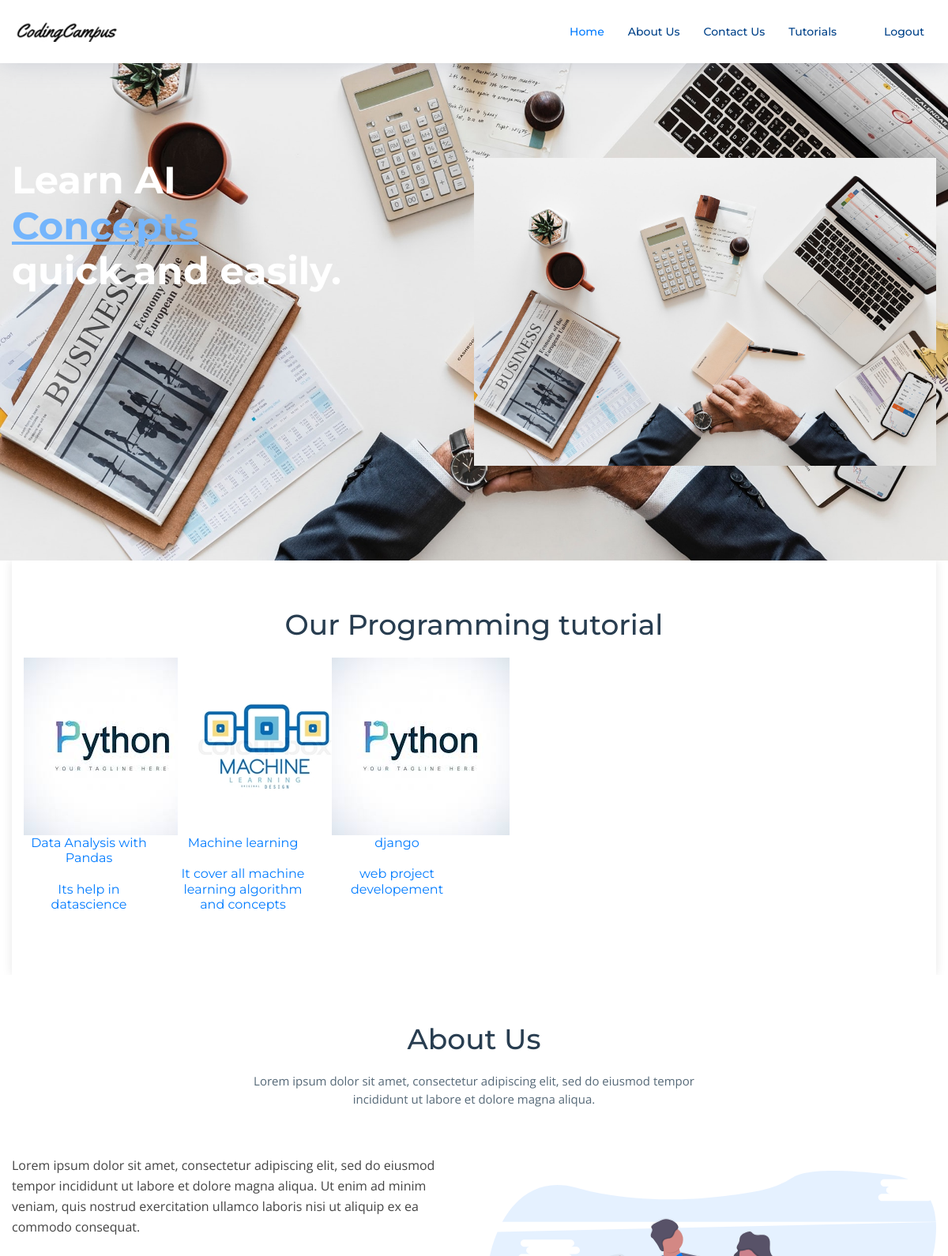
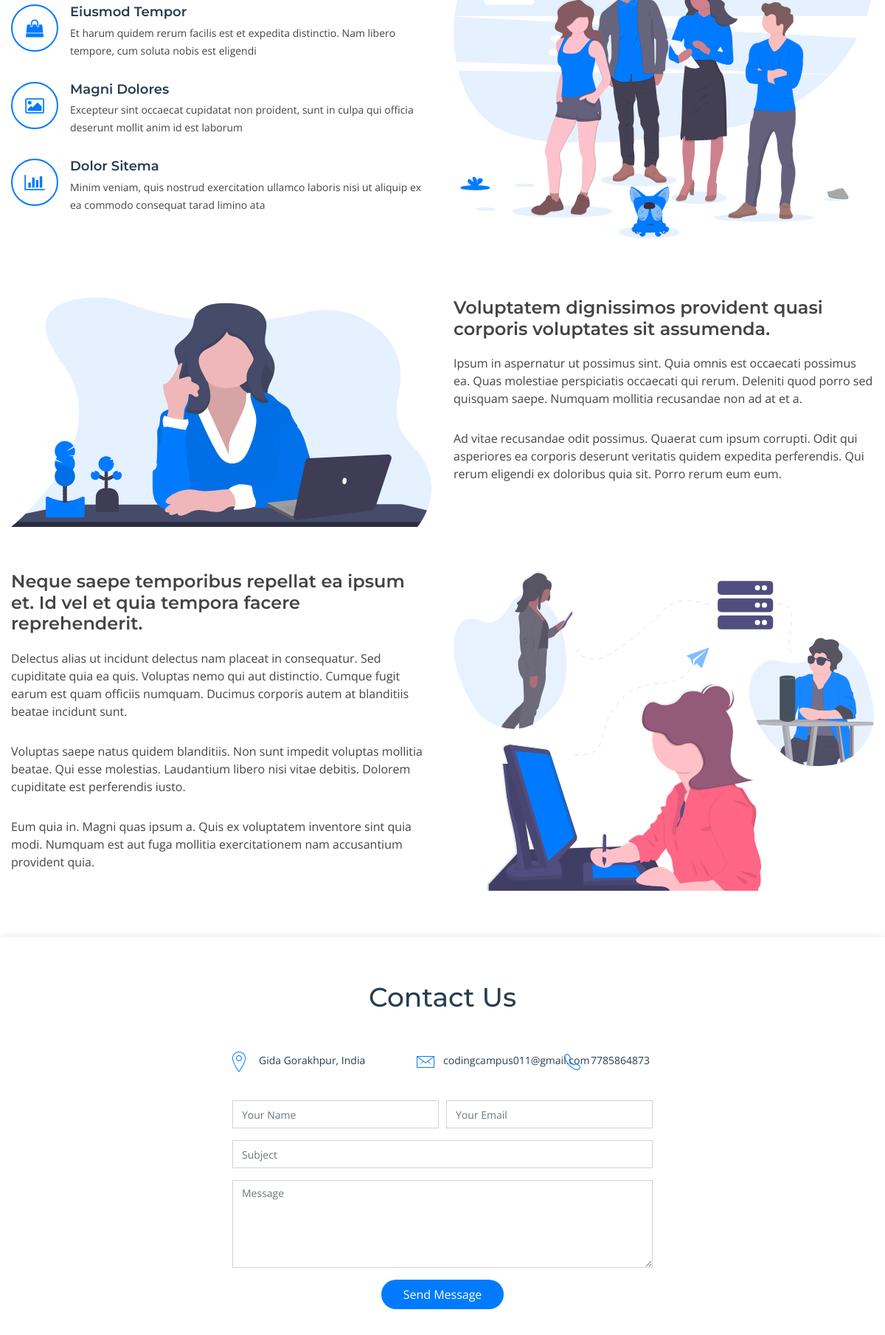
The page / (upper part) on the database its author committed (2 pictures, top to bottom).
### main/models.py (models this page shows, shortened)
class TutorialCategory(models.Model):
    tutorial_category = models.CharField(max_length=200)
    category_summary = models.CharField(max_length=200)
    category_slug = models.CharField(max_length=200, default=1)
    image_cat              = models.CharField(max_length=20, default='for image')
    class Meta:
        verbose_name_plural = "Categories"

### main/views.py (the view)
# urls.py: path("", views.homepage, name= "homepage"),
def homepage(request):
    return render(request = request,
                  template_name='main/categories.html',
                  context = {"categories":TutorialCategory.objects.all})

### main/templates/main/categories.html
{% extends 'main/header.html' %}
{% block content %}
<section id="portfolio" class="clearfix">
        <div class="container">
          <header class="section-header">
            <h3 class="section-title">Our Programming tutorial</h3>
          </header>
<div class="row">
{% for cat in categories  %}
<div class="col-md-2">
        <div class="single-popular-course mb-100 wow fadeInUp" data-wow-delay="250ms">
            <a href="{{cat.category_slug}}" target="_blank">
                <img src="/static/img/{{cat.image_cat}}.jpg" alt="">
                <h6 class="text-center">{{cat.tutorial_category}}</h6>
                <h6 class="text-center">{{cat.category_summary}}</h6>
            </a>
        </div>
    </div>
  {% endfor %}
</div>
</div>
</section>
{% endblock %}

### main/templates/main/header.html (shortened to what this page needs)
<!DOCTYPE html>
<html lang="en">
<head>
{% load staticfiles %}
  <link href="{% static 'lib/bootstrap/css/bootstrap.min.css' %}" rel="stylesheet">
  <link href="{% static 'lib/font-awesome/css/font-awesome.min.css' %}" rel="stylesheet">
  <link href="{% static 'lib/animate/animate.min.css' %}" rel="stylesheet">
  <link href="{% static 'lib/ionicons/css/ionicons.min.css' %}" rel="stylesheet">
  <link href="{% static 'lib/owlcarousel/assets/owl.carousel.min.css' %}" rel="stylesheet">
  <link href="{% static 'lib/lightbox/css/lightbox.min.css' %}" rel="stylesheet">
  <link href="{% static 'css/style.css' %}" rel="stylesheet">
</head>
<body>
  <header id="header" class="fixed-top">
    <div class="container">
      <div class="logo float-left">
        <a href="/" class="scrollto"><img src="/static/img/logo.jpg" alt="" class="img-fluid"></a>
      </div>
      <nav class="main-nav float-right d-none d-lg-block">
        <ul>
          <li class="active"><a href="/">Home</a></li>
          <li><a href="#about">About Us</a></li>
          <li><a href="#contact">Contact Us</a></li>
		      <li><a href="#portfolio">Tutorials</a></li>
		  {% if user.is_authenticated %}
		  <li><a href="/account">{{user.username|title}}</a></li>
		  <li><a href="/logout">Logout</a></li>
		  {% else %}
		  <li><a href="/account">{{user.username|title}}</a></li>
		  <li><a href="/logout">Logout</a></li>
		  {% endif %}
      </ul>
      </nav>
    </div>
  </header>
  <section id="intro" class="clearfix">
    <div class="container">
      <div class="intro-img">
        <img src="img/ashu.jpg" alt="" class="img-fluid">
      </div>
      <div class="intro-info">
        <h2>Learn AI<br><span>Concepts</span><br>quick and easily.</h2>
      </div>
    </div>
  </section>
  <div class="container">
    {% block content %}
    {% endblock %}
  </div>
    <section id="about">
      <div class="container">
        <header class="section-header">
          <h3>About Us</h3>
          <p>Lorem ipsum dolor sit amet, consectetur adipiscing elit, sed do eiusmod tempor incididunt ut labore et dolore magna aliqua.</p>
        </header>
        <div class="row about-container">
          <div class="col-lg-6 content order-lg-1 order-2">
            <p>
              Lorem ipsum dolor sit amet, consectetur adipiscing elit, sed do eiusmod tempor incididunt ut labore et dolore magna aliqua. Ut enim ad minim veniam, quis nostrud exercitation ullamco laboris nisi ut aliquip ex ea commodo consequat.
            </p>
            <div class="icon-box wow fadeInUp">
              <div class="icon"><i class="fa fa-shopping-bag"></i></div>
              <h4 class="title"><a href="">Eiusmod Tempor</a></h4>
              <p class="description">Et harum quidem rerum facilis est et expedita distinctio. Nam libero tempore, cum soluta nobis est eligendi</p>
            </div>
            <div class="icon-box wow fadeInUp" data-wow-delay="0.2s">
              <div class="icon"><i class="fa fa-photo"></i></div>
              <h4 class="title"><a href="">Magni Dolores</a></h4>
              <p class="description">Excepteur sint occaecat cupidatat non proident, sunt in culpa qui officia deserunt mollit anim id est laborum</p>
            </div>
            <div class="icon-box wow fadeInUp" data-wow-delay="0.4s">
              <div class="icon"><i class="fa fa-bar-chart"></i></div>
              <h4 class="title"><a href="">Dolor Sitema</a></h4>
              <p class="description">Minim veniam, quis nostrud exercitation ullamco laboris nisi ut aliquip ex ea commodo consequat tarad limino ata</p>
            </div>
          </div>
          <div class="col-lg-6 background order-lg-2 order-1 wow fadeInUp">
            <img src="img/about-img.svg" class="img-fluid" alt="">
          </div>
        </div>
        <div class="row about-extra">
          <div class="col-lg-6 wow fadeInUp">
            <img src="img/about-extra-1.svg" class="img-fluid" alt="">
          </div>
          <div class="col-lg-6 wow fadeInUp pt-5 pt-lg-0">
            <h4>Voluptatem dignissimos provident quasi corporis voluptates sit assumenda.</h4>
            <p>
              Ipsum in aspernatur ut possimus sint. Quia omnis est occaecati possimus ea. Quas molestiae perspiciatis occaecati qui rerum. Deleniti quod porro sed quisquam saepe. Numquam mollitia recusandae non ad at et a.
            </p>
            <p>
              Ad vitae recusandae odit possimus. Quaerat cum ipsum corrupti. Odit qui asperiores ea corporis deserunt veritatis quidem expedita perferendis. Qui rerum eligendi ex doloribus quia sit. Porro rerum eum eum.
            </p>
          </div>
        </div>
        <div class="row about-extra">
          <div class="col-lg-6 wow fadeInUp order-1 order-lg-2">
            <img src="img/about-extra-2.svg" class="img-fluid" alt="">
          </div>
          <div class="col-lg-6 wow fadeInUp pt-4 pt-lg-0 order-2 order-lg-1">
            <h4>Neque saepe temporibus repellat ea ipsum et. Id vel et quia tempora facere reprehenderit.</h4>
            <p>
             Delectus alias ut incidunt delectus nam placeat in consequatur. Sed cupiditate quia ea quis. Voluptas nemo qui aut distinctio. Cumque fugit earum est quam officiis numquam. Ducimus corporis autem at blanditiis beatae incidunt sunt.
            </p>
            <p>
              Voluptas saepe natus quidem blanditiis. Non sunt impedit voluptas mollitia beatae. Qui esse molestias. Laudantium libero nisi vitae debitis. Dolorem cupiditate est perferendis iusto.
            </p>
            <p>
              Eum quia in. Magni quas ipsum a. Quis ex voluptatem inventore sint quia modi. Numquam est aut fuga mollitia exercitationem nam accusantium provident quia.
            </p>
          </div>
        </div>
      </div>
    </section>
    <section id="contact">
      <div class="container-fluid">
        <div class="section-header">
          <h3>Contact Us</h3>
        </div>
        <div class="row wow fadeInUp">
          <div class="col-lg-3">
          </div>
          <div class="col-lg-6">
            <div class="row">
              <div class="col-md-5 info">
                <i class="ion-ios-location-outline"></i>
                <p>Gida Gorakhpur, India</p>
              </div>
              <div class="col-md-4 info">
                <i class="ion-ios-email-outline"></i>
                <p>codingcampus011@gmail.com</p>
              </div>
              <div class="col-md-3 info">
                <i class="ion-ios-telephone-outline"></i>
                <p>7785864873</p>
              </div>
            </div>
            <div class="form">
              <form action="" method="post" role="form" class="contactForm">
                <div class="form-row">
                  <div class="form-group col-lg-6">
                    <input type="text" name="name" class="form-control" id="name" placeholder="Your Name" data-rule="minlen:4" data-msg="Please enter at least 4 chars" />
                  </div>
                  <div class="form-group col-lg-6">
                    <input type="email" class="form-control" name="email" id="email" placeholder="Your Email" data-rule="email" data-msg="Please enter a valid email" />
                  </div>
                </div>
                <div class="form-group">
                  <input type="text" class="form-control" name="subject" id="subject" placeholder="Subject" data-rule="minlen:4" data-msg="Please enter at least 8 chars of subject" />
                </div>
                <div class="form-group">
                  <textarea class="form-control" name="message" rows="5" data-rule="required" data-msg="Please write something for us" placeholder="Message"></textarea>
                </div>
                <div class="text-center"><button type="submit" title="Send Message">Send Message</button></div>
              </form>
            </div>
          </div>
          <div class="col-lg-3">
          </div>
        </div>
      </div>
    </section>
</body>
</html>

### main/static/css/style.css (style rules this page uses)
body { background: #fff; color: #444; font-family: "Open Sans", sans-serif; }
a { color: #007bff; transition: 0.5s; }
p { padding: 0; margin: 0 0 30px 0; }
h1, h2, h3, h4, h5, h6 { font-family: "Montserrat", sans-serif; font-weight: 400; margin: 0 0 20px 0; padding: 0; }
#header { height: 80px; transition: all 0.5s; z-index: 997; transition: all 0.5s; padding: 20px 0; background: #fff; box-shadow: 0px 0px 30px rgba(127, 137, 161, 0.3); }
#header .logo img { padding: 0; margin: 7px 0; max-height: 26px; }
#intro { width: 100%; position: relative; background: url("../img/ashu.jpg") center bottom no-repeat; background-size: cover; padding: 200px 0 120px 0; }
#intro .intro-img { width: 50%; float: right; }
#intro .intro-info { width: 50%; float: left; }
#intro .intro-info h2 { color: #fff; margin-bottom: 40px; font-size: 48px; font-weight: 700; }
#intro .intro-info h2 span { color: #74b5fc; text-decoration: underline; }
.main-nav, .main-nav * { margin: 0; padding: 0; list-style: none; }
.main-nav > ul > li { position: relative; white-space: nowrap; float: left; }
.main-nav a { display: block; position: relative; color: #004289; padding: 10px 15px; transition: 0.3s; font-size: 14px; font-family: "Montserrat", sans-serif; font-weight: 500; }
.main-nav a:hover, .main-nav .active > a, .main-nav li:hover > a { color: #007bff; text-decoration: none; }
.mobile-nav { position: fixed; top: 0; bottom: 0; z-index: 9999; overflow-y: auto; left: -260px; width: 260px; padding-top: 18px; background: rgba(19, 39, 57, 0.8); transition: 0.4s; }
.mobile-nav * { margin: 0; padding: 0; list-style: none; }
.mobile-nav a { display: block; position: relative; color: #fff; padding: 10px 20px; font-weight: 500; }
.mobile-nav a:hover, .mobile-nav .active > a, .mobile-nav li:hover > a { color: #74b5fc; text-decoration: none; }
.section-header h3 { font-size: 36px; color: #283d50; text-align: center; font-weight: 500; position: relative; }
.section-header p { text-align: center; margin: auto; font-size: 15px; padding-bottom: 60px; color: #556877; width: 50%; }
#about { background: #fff; padding: 60px 0; }
#about .about-container .background { margin: 20px 0; }
#about .about-container .content { background: #fff; }
#about .about-container .title { color: #333; font-weight: 700; font-size: 32px; }
#about .about-container p { line-height: 26px; }
#about .about-container p:last-child { margin-bottom: 0; }
#about .about-container .icon-box { background: #fff; background-size: cover; padding: 0 0 30px 0; }
#about .about-container .icon-box .icon { float: left; background: #fff; width: 64px; height: 64px; display: -webkit-box; display: -webkit-flex; display: -ms-flexbox; display: flex; -webkit-box-pack: center; -webkit-justify-content: center; -ms-flex-pack: center; justify-content: center; -webkit-box-align: center; -webkit-align-items: center; -ms-flex-align: center; align-items: center; -webkit-box-orient: vertical; -webkit-box-direction: normal; -webkit-flex-direction: column; -ms-flex-direction: column; flex-direction: column; text-align: center; border-radius: 50%; border: 2px solid #007bff; transition: all 0.3s ease-in-out; }
#about .about-container .icon-box .icon i { color: #007bff; font-size: 24px; }
#about .about-container .icon-box .title { margin-left: 80px; font-weight: 600; margin-bottom: 5px; font-size: 18px; }
#about .about-container .icon-box .title a { color: #283d50; }
#about .about-container .icon-box .description { margin-left: 80px; line-height: 24px; font-size: 14px; }
#about .about-extra { padding-top: 60px; }
#about .about-extra h4 { font-weight: 600; font-size: 24px; }
#portfolio { padding: 60px 0; box-shadow: 0px 0px 12px 0px rgba(0, 0, 0, 0.1); }
#contact { box-shadow: 0px 0px 12px 0px rgba(0, 0, 0, 0.1); padding: 60px 0; overflow: hidden; }
#contact .section-header { padding-bottom: 30px; }
#contact .info { color: #283d50; }
#contact .info i { font-size: 32px; color: #007bff; float: left; line-height: 1; }
#contact .info p { padding: 0 0 10px 36px; line-height: 28px; font-size: 14px; }
#contact .form input, #contact .form textarea { border-radius: 0; box-shadow: none; font-size: 14px; }
#contact .form button[type="submit"] { background: #007bff; border: 0; border-radius: 20px; padding: 8px 30px; color: #fff; transition: 0.3s; }

### rows shown on the page
TutorialCategory: tutorial_category "Data Analysis with Pandas", category_summary "Its help in datascience"
TutorialCategory: shows a picture, tutorial_category "Machine learning", category_summary "It cover all machine learning algorithm and concepts"
TutorialCategory: tutorial_category "django", category_summary "web project developement"
